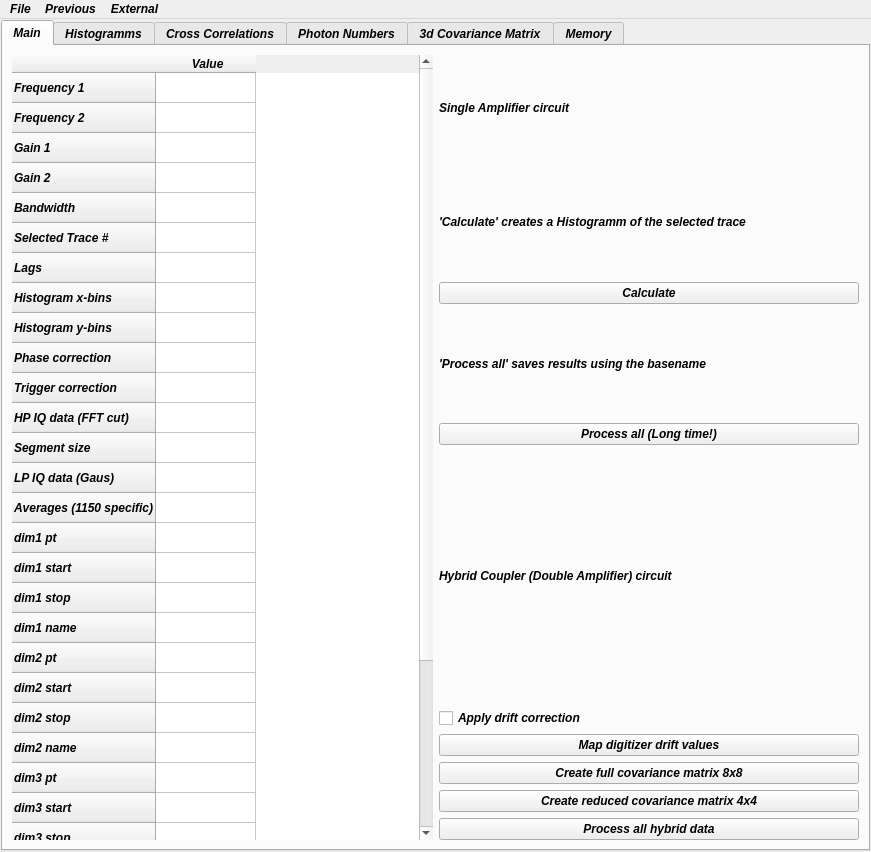
<?xml version="1.0" encoding="UTF-8"?>
<ui version="4.0">
 <class>MainWindow</class>
 <widget class="QMainWindow" name="MainWindow">
  <property name="geometry">
   <rect>
    <x>0</x>
    <y>0</y>
    <width>871</width>
    <height>852</height>
   </rect>
  </property>
  <property name="font">
   <font>
    <weight>75</weight>
    <italic>true</italic>
    <bold>true</bold>
   </font>
  </property>
  <property name="windowTitle">
   <string>MainWindow</string>
  </property>
  <property name="unifiedTitleAndToolBarOnMac">
   <bool>false</bool>
  </property>
  <widget class="QWidget" name="centralwidget">
   <property name="sizePolicy">
    <sizepolicy hsizetype="Expanding" vsizetype="Expanding">
     <horstretch>0</horstretch>
     <verstretch>0</verstretch>
    </sizepolicy>
   </property>
   <property name="minimumSize">
    <size>
     <width>175</width>
     <height>280</height>
    </size>
   </property>
   <layout class="QHBoxLayout" name="horizontalLayout_2">
    <property name="spacing">
     <number>0</number>
    </property>
    <property name="margin">
     <number>1</number>
    </property>
    <item>
     <layout class="QVBoxLayout" name="verticalLayout_2">
      <item>
       <widget class="QTabWidget" name="tabWidget">
        <property name="currentIndex">
         <number>0</number>
        </property>
        <widget class="QWidget" name="tab_1">
         <attribute name="title">
          <string>Main</string>
         </attribute>
         <layout class="QVBoxLayout" name="verticalLayout_6">
          <item>
           <layout class="QHBoxLayout" name="horizontalLayout">
            <item>
             <widget class="QTableWidget" name="tableWidget">
              <property name="sizePolicy">
               <sizepolicy hsizetype="Minimum" vsizetype="Expanding">
                <horstretch>0</horstretch>
                <verstretch>0</verstretch>
               </sizepolicy>
              </property>
              <property name="minimumSize">
               <size>
                <width>0</width>
                <height>0</height>
               </size>
              </property>
              <property name="layoutDirection">
               <enum>Qt::LeftToRight</enum>
              </property>
              <property name="autoFillBackground">
               <bool>false</bool>
              </property>
              <property name="frameShape">
               <enum>QFrame::NoFrame</enum>
              </property>
              <property name="frameShadow">
               <enum>QFrame::Plain</enum>
              </property>
              <row>
               <property name="text">
                <string>Frequency 1</string>
               </property>
              </row>
              <row>
               <property name="text">
                <string>Frequency 2</string>
               </property>
              </row>
              <row>
               <property name="text">
                <string>Gain 1</string>
               </property>
              </row>
              <row>
               <property name="text">
                <string>Gain 2</string>
               </property>
              </row>
              <row>
               <property name="text">
                <string>Bandwidth</string>
               </property>
              </row>
              <row>
               <property name="text">
                <string>Selected Trace #</string>
               </property>
              </row>
              <row>
               <property name="text">
                <string>Lags</string>
               </property>
              </row>
              <row>
               <property name="text">
                <string>Histogram x-bins</string>
               </property>
              </row>
              <row>
               <property name="text">
                <string>Histogram y-bins</string>
               </property>
              </row>
              <row>
               <property name="text">
                <string>Phase correction</string>
               </property>
              </row>
              <row>
               <property name="text">
                <string>Trigger correction</string>
               </property>
              </row>
              <row>
               <property name="text">
                <string>HP IQ data (FFT cut)</string>
               </property>
              </row>
              <row>
               <property name="text">
                <string>Segment size</string>
               </property>
              </row>
              <row>
               <property name="text">
                <string>LP IQ data (Gaus)</string>
               </property>
              </row>
              <row>
               <property name="text">
                <string>Averages (1150 specific)</string>
               </property>
              </row>
              <row>
               <property name="text">
                <string>dim1 pt</string>
               </property>
              </row>
              <row>
               <property name="text">
                <string>dim1 start</string>
               </property>
              </row>
              <row>
               <property name="text">
                <string>dim1 stop</string>
               </property>
              </row>
              <row>
               <property name="text">
                <string>dim1 name</string>
               </property>
              </row>
              <row>
               <property name="text">
                <string>dim2 pt</string>
               </property>
              </row>
              <row>
               <property name="text">
                <string>dim2 start</string>
               </property>
              </row>
              <row>
               <property name="text">
                <string>dim2 stop</string>
               </property>
              </row>
              <row>
               <property name="text">
                <string>dim2 name</string>
               </property>
              </row>
              <row>
               <property name="text">
                <string>dim3 pt</string>
               </property>
              </row>
              <row>
               <property name="text">
                <string>dim3 start</string>
               </property>
              </row>
              <row>
               <property name="text">
                <string>dim3 stop</string>
               </property>
              </row>
              <row>
               <property name="text">
                <string>dim3 name</string>
               </property>
              </row>
              <row>
               <property name="text">
                <string>Process num</string>
               </property>
              </row>
              <row>
               <property name="text">
                <string>G11 start</string>
               </property>
              </row>
              <row>
               <property name="text">
                <string>G22 start</string>
               </property>
              </row>
              <row>
               <property name="text">
                <string>G11 end</string>
               </property>
              </row>
              <row>
               <property name="text">
                <string>G22 end</string>
               </property>
              </row>
              <column>
               <property name="text">
                <string> Value</string>
               </property>
              </column>
              <item row="2" column="0">
               <property name="text">
                <string notr="true"/>
               </property>
               <property name="textAlignment">
                <set>AlignLeft|AlignVCenter</set>
               </property>
              </item>
             </widget>
            </item>
            <item>
             <layout class="QVBoxLayout" name="verticalLayout_13">
              <item>
               <layout class="QVBoxLayout" name="verticalLayout_16">
                <item>
                 <widget class="QLabel" name="label">
                  <property name="text">
                   <string>&lt;html&gt;&lt;head/&gt;&lt;body&gt;&lt;p&gt;&lt;span style=&quot; font-weight:600;&quot;&gt;Single Amplifier circuit&lt;/span&gt;&lt;/p&gt;&lt;/body&gt;&lt;/html&gt;</string>
                  </property>
                 </widget>
                </item>
                <item>
                 <widget class="QLabel" name="label_4">
                  <property name="text">
                   <string>'Calculate' creates a Histogramm of the selected trace</string>
                  </property>
                 </widget>
                </item>
                <item>
                 <widget class="QPushButton" name="makeHistogram">
                  <property name="sizePolicy">
                   <sizepolicy hsizetype="Minimum" vsizetype="Fixed">
                    <horstretch>0</horstretch>
                    <verstretch>0</verstretch>
                   </sizepolicy>
                  </property>
                  <property name="text">
                   <string>Calculate</string>
                  </property>
                 </widget>
                </item>
                <item>
                 <widget class="QLabel" name="label_3">
                  <property name="text">
                   <string>'Process all' saves results using the basename</string>
                  </property>
                 </widget>
                </item>
                <item>
                 <widget class="QPushButton" name="Process_all">
                  <property name="sizePolicy">
                   <sizepolicy hsizetype="Minimum" vsizetype="Fixed">
                    <horstretch>0</horstretch>
                    <verstretch>0</verstretch>
                   </sizepolicy>
                  </property>
                  <property name="text">
                   <string>Process all (Long time!)</string>
                  </property>
                 </widget>
                </item>
               </layout>
              </item>
              <item>
               <layout class="QVBoxLayout" name="verticalLayout_17">
                <item>
                 <widget class="QLabel" name="label_2">
                  <property name="text">
                   <string>&lt;html&gt;&lt;head/&gt;&lt;body&gt;&lt;p&gt;&lt;span style=&quot; font-weight:600;&quot;&gt;Hybrid Coupler (Double Amplifier) circuit&lt;/span&gt;&lt;/p&gt;&lt;/body&gt;&lt;/html&gt;</string>
                  </property>
                 </widget>
                </item>
                <item>
                 <widget class="QCheckBox" name="checkBox_drift">
                  <property name="text">
                   <string>Apply drift correction</string>
                  </property>
                 </widget>
                </item>
                <item>
                 <widget class="QPushButton" name="calc_hyb_digitizer_drift">
                  <property name="text">
                   <string>Map digitizer drift values</string>
                  </property>
                 </widget>
                </item>
                <item>
                 <widget class="QPushButton" name="calc_hyb_button2">
                  <property name="text">
                   <string>Create full covariance matrix 8x8</string>
                  </property>
                 </widget>
                </item>
                <item>
                 <widget class="QPushButton" name="calc_hyb_button">
                  <property name="text">
                   <string>Create reduced covariance matrix 4x4</string>
                  </property>
                 </widget>
                </item>
                <item>
                 <widget class="QPushButton" name="calc_hyb_button_all">
                  <property name="text">
                   <string>Process all hybrid data</string>
                  </property>
                 </widget>
                </item>
               </layout>
              </item>
             </layout>
            </item>
           </layout>
          </item>
         </layout>
        </widget>
        <widget class="QWidget" name="tab_2">
         <attribute name="title">
          <string>Histogramms</string>
         </attribute>
         <layout class="QVBoxLayout" name="verticalLayout_7">
          <item>
           <layout class="QVBoxLayout" name="HistLayout"/>
          </item>
         </layout>
        </widget>
        <widget class="QWidget" name="tab_4">
         <attribute name="title">
          <string>Cross Correlations</string>
         </attribute>
         <layout class="QVBoxLayout" name="verticalLayout_8">
          <item>
           <widget class="QToolBox" name="toolBox_2">
            <property name="currentIndex">
             <number>1</number>
            </property>
            <widget class="QWidget" name="cc_page">
             <property name="geometry">
              <rect>
               <x>0</x>
               <y>0</y>
               <width>98</width>
               <height>28</height>
              </rect>
             </property>
             <attribute name="label">
              <string>Cross correlations</string>
             </attribute>
             <layout class="QVBoxLayout" name="verticalLayout_10">
              <item>
               <layout class="QVBoxLayout" name="CorrLayout"/>
              </item>
             </layout>
            </widget>
            <widget class="QWidget" name="TMS_page">
             <property name="geometry">
              <rect>
               <x>0</x>
               <y>0</y>
               <width>821</width>
               <height>704</height>
              </rect>
             </property>
             <attribute name="label">
              <string>Two Mode Squeezing</string>
             </attribute>
             <layout class="QVBoxLayout" name="verticalLayout_11">
              <item>
               <layout class="QVBoxLayout" name="TMSLayout"/>
              </item>
             </layout>
            </widget>
           </widget>
          </item>
         </layout>
        </widget>
        <widget class="QWidget" name="tab_3">
         <attribute name="title">
          <string>Photon Numbers</string>
         </attribute>
         <layout class="QVBoxLayout" name="verticalLayout_9">
          <item>
           <widget class="QToolBox" name="toolBox_3">
            <property name="currentIndex">
             <number>0</number>
            </property>
            <widget class="QWidget" name="phn1_page">
             <property name="geometry">
              <rect>
               <x>0</x>
               <y>0</y>
               <width>821</width>
               <height>704</height>
              </rect>
             </property>
             <attribute name="label">
              <string>Page 1</string>
             </attribute>
             <layout class="QVBoxLayout" name="verticalLayout_3">
              <item>
               <layout class="QVBoxLayout" name="phn1"/>
              </item>
             </layout>
            </widget>
            <widget class="QWidget" name="phn2_page">
             <property name="geometry">
              <rect>
               <x>0</x>
               <y>0</y>
               <width>98</width>
               <height>28</height>
              </rect>
             </property>
             <attribute name="label">
              <string>Page 2</string>
             </attribute>
             <layout class="QVBoxLayout" name="verticalLayout">
              <item>
               <layout class="QVBoxLayout" name="phn2"/>
              </item>
             </layout>
            </widget>
           </widget>
          </item>
         </layout>
        </widget>
        <widget class="QWidget" name="tab_covmat">
         <attribute name="title">
          <string>3d Covariance Matrix</string>
         </attribute>
         <layout class="QVBoxLayout" name="verticalLayout_5">
          <item>
           <layout class="QVBoxLayout" name="covmat_field"/>
          </item>
         </layout>
        </widget>
        <widget class="QWidget" name="tab_5">
         <attribute name="title">
          <string>Memory</string>
         </attribute>
         <layout class="QVBoxLayout" name="verticalLayout_12">
          <item>
           <widget class="QListWidget" name="selectDat"/>
          </item>
         </layout>
        </widget>
       </widget>
      </item>
     </layout>
    </item>
   </layout>
  </widget>
  <widget class="QMenuBar" name="menubar">
   <property name="geometry">
    <rect>
     <x>0</x>
     <y>0</y>
     <width>871</width>
     <height>22</height>
    </rect>
   </property>
   <property name="nativeMenuBar">
    <bool>false</bool>
   </property>
   <widget class="QMenu" name="menuFile">
    <property name="title">
     <string>File</string>
    </property>
    <widget class="QMenu" name="menuAdd_hdf5">
     <property name="title">
      <string>Add Hybrid hdf5 data</string>
     </property>
     <addaction name="action11"/>
     <addaction name="action22"/>
     <addaction name="action12"/>
     <addaction name="action21"/>
     <addaction name="separator"/>
     <addaction name="action12_OFF"/>
     <addaction name="action21_OFF"/>
    </widget>
    <addaction name="open_hdf5_on"/>
    <addaction name="open_hdf5_off"/>
    <addaction name="save_mtx_as"/>
    <addaction name="save_mtx"/>
    <addaction name="separator"/>
    <addaction name="menuAdd_hdf5"/>
    <addaction name="separator"/>
    <addaction name="action_Quit"/>
   </widget>
   <widget class="QMenu" name="menuPrevious">
    <property name="title">
     <string>Previous</string>
    </property>
    <addaction name="actionSavePrev"/>
    <addaction name="actionLoadPrev"/>
   </widget>
   <widget class="QMenu" name="menuExternal">
    <property name="title">
     <string>External</string>
    </property>
    <addaction name="actionMtx_files"/>
    <addaction name="action2d_plots"/>
   </widget>
   <addaction name="menuFile"/>
   <addaction name="menuPrevious"/>
   <addaction name="menuExternal"/>
  </widget>
  <action name="open_hdf5_off">
   <property name="text">
    <string>Open hdf5 (OFF)</string>
   </property>
  </action>
  <action name="save_mtx_as">
   <property name="text">
    <string>Select mtx basename ...</string>
   </property>
  </action>
  <action name="action_Quit">
   <property name="text">
    <string> Quit</string>
   </property>
  </action>
  <action name="open_hdf5_on">
   <property name="text">
    <string>Open hdf5 (ON)</string>
   </property>
  </action>
  <action name="actionSavePrev">
   <property name="text">
    <string>Save</string>
   </property>
  </action>
  <action name="actionLoadPrev">
   <property name="text">
    <string>Load</string>
   </property>
  </action>
  <action name="actionMtx_files">
   <property name="text">
    <string>Spyview mtx</string>
   </property>
  </action>
  <action name="action2d_plots">
   <property name="text">
    <string>Gnuplot (inactive)</string>
   </property>
  </action>
  <action name="save_mtx">
   <property name="text">
    <string>Save Histogramms</string>
   </property>
  </action>
  <action name="action11">
   <property name="text">
    <string>11 ON</string>
   </property>
  </action>
  <action name="action22">
   <property name="text">
    <string>22 ON</string>
   </property>
  </action>
  <action name="action12">
   <property name="text">
    <string>12 ON</string>
   </property>
  </action>
  <action name="action21">
   <property name="text">
    <string>21 ON</string>
   </property>
  </action>
  <action name="action12_OFF">
   <property name="text">
    <string>12 OFF</string>
   </property>
  </action>
  <action name="action21_OFF">
   <property name="text">
    <string>21 OFF</string>
   </property>
  </action>
 </widget>
 <resources/>
 <connections/>
</ui>
